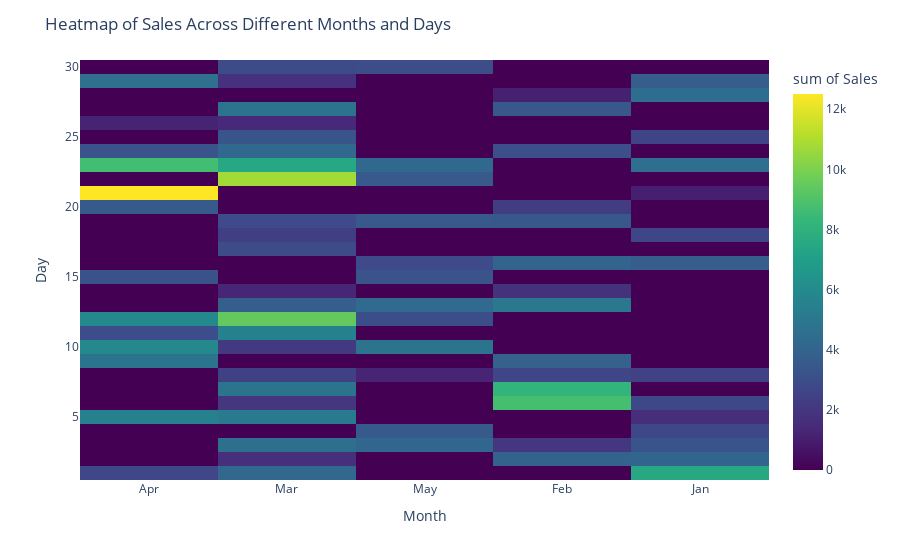

Notebook cell for this chart:
### Markdown cell above
Q3.

### Code cell
np.random.seed(20)
data = {
    'Month': np.random.choice(['Jan', 'Feb', 'Mar', 'Apr', 'May'], 100),
    'Day': np.random.choice(range(1, 31), 100),
    'Sales': np.random.randint(1000, 5000, 100)
}

df = pd.DataFrame(data)

fig = px.density_heatmap(df, x='Month', y='Day', z='Sales', nbinsx=5, nbinsy=30, color_continuous_scale='Viridis')
fig.update_layout(title='Heatmap of Sales Across Different Months and Days')
fig.show()

### Figure 1 — Plotly figure (JSON) as saved in the notebook; plotly's stock layout.template omitted (floating-point values rounded to 4 significant figures)
{"data": [{"coloraxis": "coloraxis", "histfunc": "sum", "hovertemplate": "Month=%{x}<br>Day=%{y}<br>sum of Sales=%{z}<extra></extra>", "name": "", "nbinsx": 5, "nbinsy": 30, "type": "histogram2d", "x": ["Apr", "Mar", "May", "Mar", "Feb", "May", "Apr", "Mar", "Jan", "Jan", "Mar", "Mar", "Apr", "Apr", "Jan", "Jan", "Feb", "Mar", "Mar", "Apr", "Mar", "Feb", "Apr", "Mar", "Apr", "Apr", "Feb", "Jan", "Mar", "Apr", "Apr", "Mar", "Apr", "Feb", "Jan", "Apr", "Jan", "Mar", "Mar", "Apr", "Apr", "Jan", "Mar", "Feb", "Mar", "Apr", "Mar", "Feb", "May", "May", "Apr", "Apr", "Jan", "Mar", "Mar", "Apr", "Mar", "Mar", "Feb", "Mar", "Feb", "Jan", "Mar", "Mar", "May", "May", "Apr", "May", "Jan", "Jan", "Apr", "May", "Jan", "Mar", "Feb", "May", "May", "May", "Jan", "May", "Feb", "Feb", "Apr", "Mar", "Feb", "Feb", "Jan", "Jan", "Mar", "Apr", "Mar", "May", "Mar", "Mar", "Feb", "May", "Mar", "Feb", "May", "Feb"], "xaxis": "x", "xbingroup": "x", "y": [23, 10, 10, 22, 3, 16, 26, 23, 2, 25, 18, 17, 9, 12, 6, 1, 27, 23, 6, 5, 12, 19, 10, 26, 15, 21, 6, 4, 12, 10, 24, 30, 29, 2, 3, 20, 23, 14, 22, 21, 21, 18, 29, 14, 25, 12, 24, 2, 10, 19, 20, 5, 21, 13, 5, 10, 11, 1, 16, 22, 28, 16, 11, 5, 4, 13, 11, 3, 8, 1, 12, 23, 16, 19, 8, 12, 30, 22, 28, 8, 24, 6, 23, 2, 7, 13, 5, 29, 7, 1, 8, 15, 3, 27, 7, 19, 12, 20, 16, 9], "yaxis": "y", "ybingroup": "y", "z": [4835, 2099, 2094, 4809, 1969, 1278, 1208, 4408, 4047, 2580, 2321, 2858, 4799, 2780, 2713, 4530, 3459, 3019, 1990, 3610, 1513, 3422, 1361, 1405, 3181, 4974, 3985, 2732, 4026, 1138, 3240, 2899, 4588, 2135, 3280, 1331, 4471, 1310, 4211, 4076, 3454, 2661, 1774, 1827, 3279, 1073, 4211, 1786, 2716, 2123, 2216, 1823, 1064, 3724, 1048, 3362, 1039, 4109, 3998, 1732, 1124, 1005, 4482, 4087, 3523, 4255, 2930, 4141, 2425, 2999, 2072, 4157, 2656, 2830, 2590, 3006, 2958, 3503, 4440, 1241, 3028, 4745, 3839, 1717, 3222, 4963, 1637, 3663, 4834, 2707, 2432, 3206, 4520, 4745, 4972, 1375, 3909, 2264, 1548, 3893]}], "layout": {"autosize": true, "coloraxis": {"colorbar": {"title": {"text": "sum of Sales"}}, "colorscale": [[0, "#440154"], [0.1111, "#482878"], [0.2222, "#3e4989"], [0.3333, "#31688e"], [0.4444, "#26828e"], [0.5556, "#1f9e89"], [0.6667, "#35b779"], [0.7778, "#6ece58"], [0.8889, "#b5de2b"], [1, "#fde725"]]}, "legend": {"tracegroupgap": 0}, "margin": {"t": 60}, "title": {"text": "Heatmap of Sales Across Different Months and Days"}, "xaxis": {"anchor": "y", "autorange": true, "domain": [0, 1], "range": [-0.5, 4.5], "title": {"text": "Month"}, "type": "category"}, "yaxis": {"anchor": "x", "autorange": true, "domain": [0, 1], "range": [0.5, 30.5], "title": {"text": "Day"}, "type": "linear"}}}
